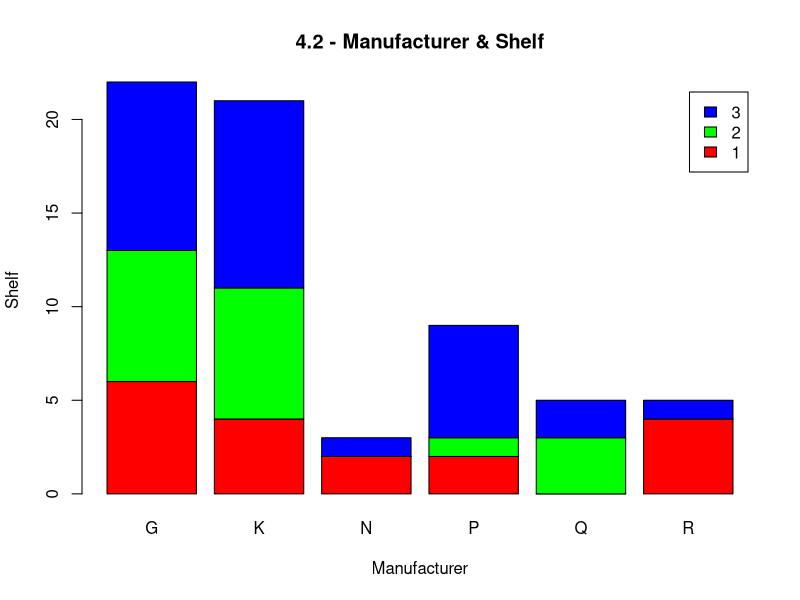
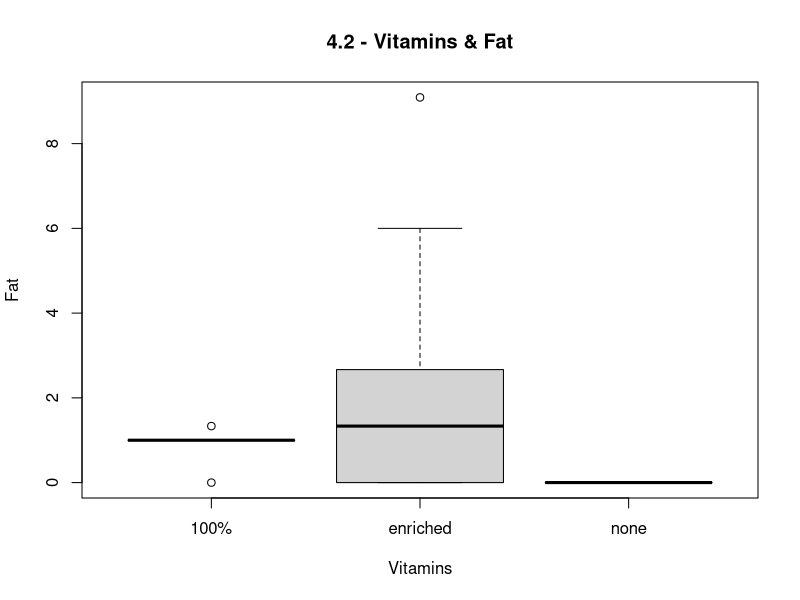
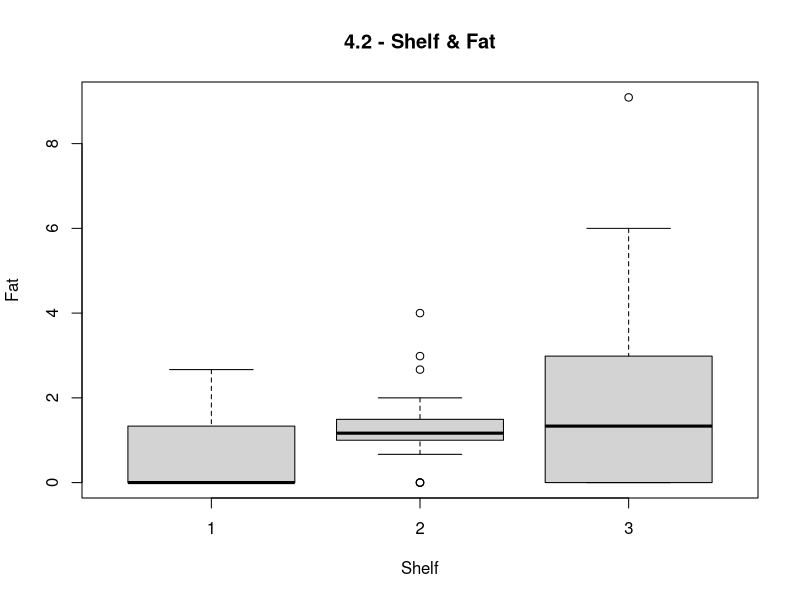
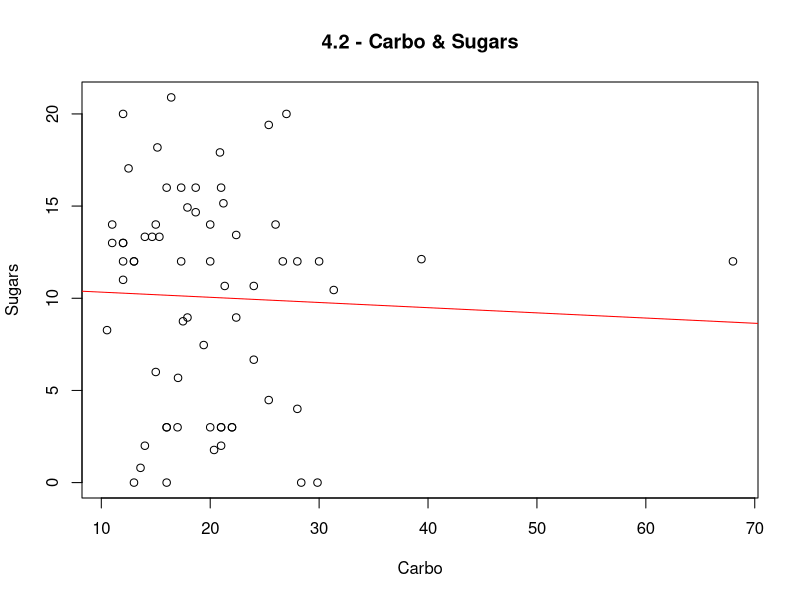
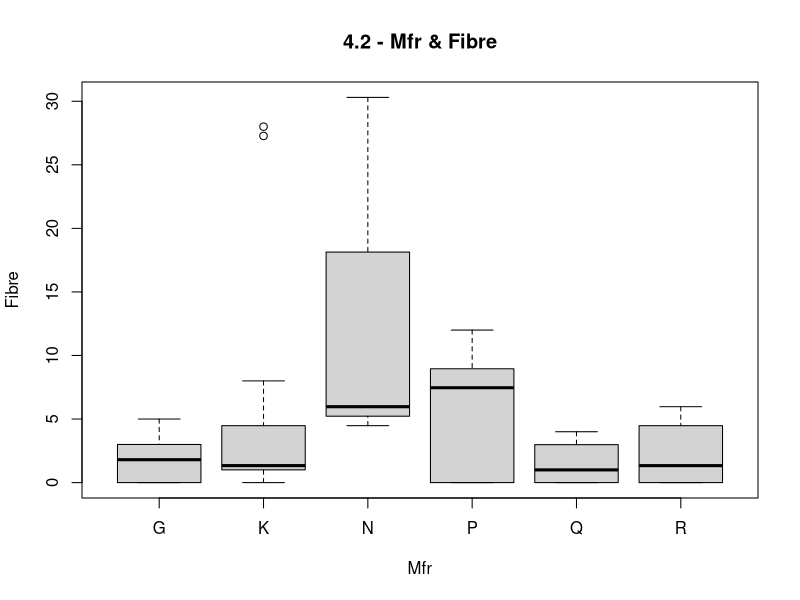
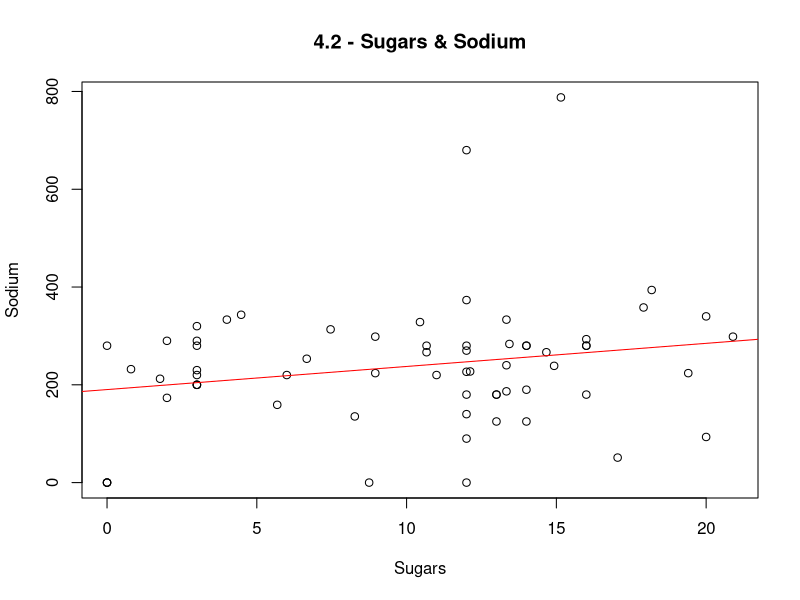

Write R code to recreate these figures, in order.
## Q 4.2

library(MASS)
data(package='MASS')
attach(UScereal)
summary(UScereal)
df <- UScereal


#  1. The relationship between manufacturer and shelf
#     both are CATEGORIES

barplot(table(df$shelf, df$mfr), 
        main="4.2 - Manufacturer & Shelf",
        xlab="Manufacturer",
        ylab="Shelf",
        col=rainbow(3),
        legend=T)
dev.off()



#  2. The relationship between fat and vitamins
#     fat is NUMERICAL, vitamins are CATEGORICAL

boxplot(fat ~ vitamins,
        main="4.2 - Vitamins & Fat",
        xlab="Vitamins",
        ylab="Fat")
dev.off()


#  3. the relationship between fat and shelf
#     fat is NUMERICAL, shelf if CATEGORICAL

boxplot(fat ~ shelf,
        main="4.2 - Shelf & Fat",
        xlab="Shelf",
        ylab="Fat")
dev.off()


#  4. the relationship between carbohydrates and sugars
#     both carbo and sugars are NUMERICAL, and possibly
#     with correlation?
#     plotting points and linear fit attempt to see
#     if there is a relation...

plot(carbo, sugars,
     main="4.2 - Carbo & Sugars",
     xlab="Carbo",
     ylab="Sugars")
lm <- lm(sugars ~ carbo)
abline(lm, col="red")
dev.off()


#  5. the relationship between fibre and manufacturer
#      mfr is CATEGORICAL, fibre is NUMERICAL

boxplot(fibre ~ mfr,
        main="4.2 - Mfr & Fibre",
        xlab="Mfr",
        ylab="Fibre")
dev.off()


#  6. the relationship between sodium and sugars
#     sodium and sugars are both NUMERICAL
#     plotting points and linear fit to see if there
#     is some relation

plot(sugars, sodium,
     main="4.2 - Sugars & Sodium",
     xlab="Sugars",
     ylab="Sodium")
lm <- lm(sodium ~ sugars)
abline(lm, col="red")
dev.off()


detach(UScereal)
